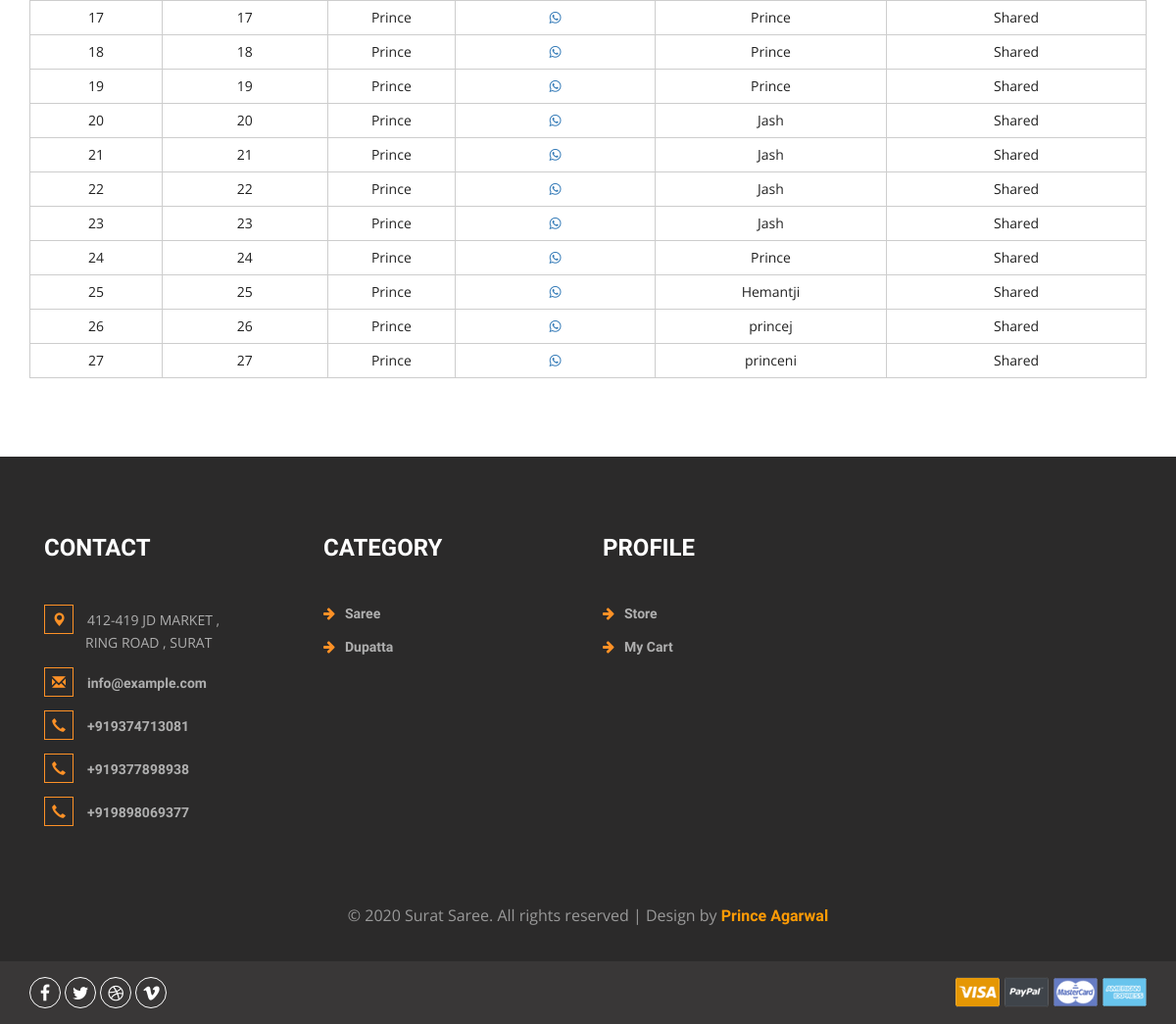
The page /api/share-list/ (signed in, lower part) on the database as committed earlier.
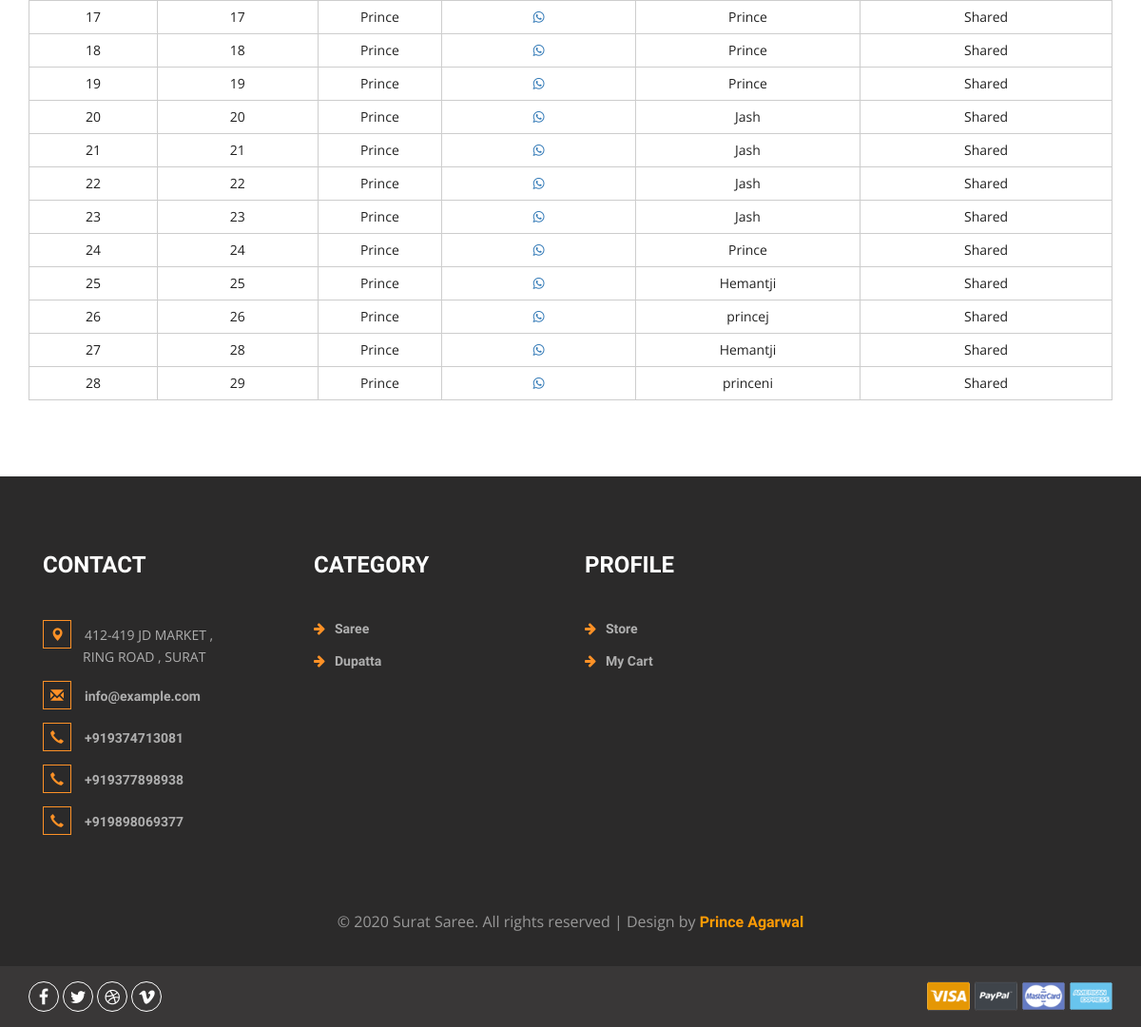
The same page on the database as committed later.
### core/models.py (models this page shows, shortened)
class Sharelist(models.Model):
    share = models.ForeignKey(to = Share , on_delete= models.CASCADE , blank = True, null = True)
    slug = models.SlugField(max_length=8,default="12345678", unique = True)
    url = models.URLField()
    created_by = models.ForeignKey(settings.AUTH_USER_MODEL,
                             on_delete=models.CASCADE, related_name="Created_by")
    shared_user = models.ForeignKey(settings.AUTH_USER_MODEL,
                             on_delete=models.CASCADE, related_name="shared_to")
    timestamp = models.DateTimeField(auto_now_add=True)
    def __str__(self):
        return self.shared_user.username

class Share(models.Model):
    user = models.ForeignKey(settings.AUTH_USER_MODEL,
                             on_delete=models.CASCADE)
    ref_code = models.CharField(max_length=20, blank=True, null=True)
    items = models.ManyToManyField(SharedItem)
    start_date = models.DateTimeField(auto_now_add=True)
    shared_date = models.DateTimeField()
    end_date = models.DateTimeField(null=True)
    shared = models.BooleanField(default=False)
    def __str__(self):
        return self.user.username

class Category(models.Model):
    name = models.CharField(max_length=200)
    slug = models.SlugField()
    parent = models.ForeignKey('self',blank=True, null=True ,related_name='children',on_delete= models.CASCADE)
    class Meta:
        unique_together = ('slug', 'parent',)
        verbose_name_plural = "categories"
    def __str__(self):
        full_path = [self.name]
        k = self.parent
        while k is not None:
            full_path.append(k.name)
            k = k.parent
        return ' -> '.join(full_path[::-1])

### core/api/views.py (the view)
# urls.py: path('share-list/', SharelistAPI.as_view(), name='share-list'),
class SharelistAPI(RetrieveAPIView):
    serializer_class = ShareSerializer
    permission_classes = (IsAuthenticated,)
    def get(self, *args, **kwargs):
        try:
            share = Sharelist.objects.filter(created_by=self.request.user)
            print(share)
            context = {
                'share_list':1,
                'object': share
            }
            return render(self.request, 'core/checkout.html', context)
        except ObjectDoesNotExist:
            return redirect("/")

### Cashbackclick/context_processor.py (called while the page is built)
def add_variable_to_context(request):
    csrf_token = django.middleware.csrf.get_token(request)
    return {
        'csrf_token':csrf_token,
        'category_list': Category.objects.all()
    }

def add_form_to_context(request):
    return {
        'loginform': SignInViaUsernameForm
    }

def present_order(request):
    try:
        if request.user.is_authenticated:
            Present_order = Order.objects.get(user = request.user, ordered = False)
            return {
                'present_order': Present_order
            }
        else:
            return {
            'present_order': 0
            }
    except Order.DoesNotExist:
        return {
            'present_order': 0
        }

### core/templates/core/checkout.html (shortened to what this page needs)
{% extends 'layouts/default/page.html' %}
{% load static %}
{% block content %}
	<div class="checkout">
		<div class="container">
			<div class="checkout-right">
				{% if dispatch %}
				<table class="timetable_sub">
					<thead>
						<tr>
							<th>SL No.</th>
							<th>Order_id</th>
							<th>Order_date</th>
							<th>Order From</th>
							<th>Price</th>
							<th>Remove</th>
						</tr>
					</thead>
					{% for item in object %}
					<tr class="rem{{forloop.counter}}">
						<td class="invert">{{forloop.counter}}</td>
						<td class="invert" id = "product{{item.item.id}}">{{item.id}}</td>
						<td class="invert">{{item.ordered_date}}</td>
						<td class="invert">{{ item.user}}</td>
						<td class="invert" id="price{{item.item.id}}">{{ item.get_total }}</td>
						<td class="invert">
								{% if item.dispatched %}
								<a href="{% url 'generate_invoice_pdf' item.id %}"> Dispatch Challan </a>
								{% else %}
								<a href="{% url 'dispatch-order' item.id %}"> Dispatch </a>
								{% endif %}
						</td>
					</tr>
					{% endfor %}
				</table>
				{% elif share_list %}
				<table class="timetable_sub">
					{% for item in object %}
					{% if item.url %}
					<tr class="rem{{forloop.counter}}">
						<td class="invert">{{forloop.counter}}</td>
						<td class="invert">{{item.id}}</td>
						<td class="invert">{{item.share}}</td>
						<td class="invert"><a href="whatsapp://send?text={{ item.url}}" data-action="share/whatsapp/share"><i class="fa fa-whatsapp" aria-hidden="true"></i></a></td>
						<td class="invert">{{ item.shared_user }}</td>
						<td class="invert">
							{% if item.share.shared %}
							Shared
							{% endif %}
						</td>
					</tr>
					{% endif %}
					{% endfor %}
				</table>
			{% endif %}
		</div>
	</div>
			</div>
{% endblock %}
{% block footer_scripts %}
<link href="css/skdslider.css" rel="stylesheet">
{% endblock %}

### content/templates/layouts/default/page.html (shortened to what this page needs)
{% load static %}
<!DOCTYPE html>
<html>
<head>
<link href="{% static 'css/bootstrap.css' %}" rel="stylesheet" type="text/css" media="all" />
<link href="{% static 'css/style.css' %}" rel="stylesheet" type="text/css" media="all" />
<link href="{% static 'css/font-awesome.css' %}" rel="stylesheet">
<link href="{% static 'select2/dist/css/select2.min.css' %}" rel="stylesheet" />
</head>
<body>
{% if request.user.is_authenticated %}
{% if user_valid %}
    {% block content %}{% endblock %}
{% endif %}
{% endif %}
<div class="footer">
    <div class="container">
        <div class="w3_footer_grids">
            <div class="col-md-3 w3_footer_grid">
                <h3>Contact</h3>
                <ul class="address">
                    <li><i class="glyphicon glyphicon-map-marker" aria-hidden="true"></i>412-419 JD MARKET , <span> RING ROAD , SURAT</span></li>
                    <li><i class="glyphicon glyphicon-envelope" aria-hidden="true"></i><a href="mailto:info@example.com">info@example.com</a></li>
                    <li><i class="glyphicon glyphicon-earphone" aria-hidden="true"></i><a href="tel:+919374713081">+919374713081</a></li>
                    <li><i class="glyphicon glyphicon-earphone" aria-hidden="true"></i><a href="tel:+919377898938">+919377898938</a></li>
                    <li><i class="glyphicon glyphicon-earphone" aria-hidden="true"></i><a href="tel:+919898069377">+919898069377</a></li>
                </ul>
            </div>
            {% if request.user.is_authenticated %}
            <div class="col-md-3 w3_footer_grid">
                <h3>Category</h3>
                <ul class="info">
									{% for category in category_list %}
									{% if category.parent %}
									{% else %}
									{% if category.children %}
                                    <li><i class="fa fa-arrow-right" aria-hidden="true"></i><a href="{% url 'category-page' category.id %}">{{category.name}}</a></li>
									{% else %}
									<li><a href="{% url 'category-page' category.id %}">{{category.name}}</a></li>
									{% endif %}
									{% endif %}
									{% endfor %}
                    </ul>
            </div>
            <div class="col-md-3 w3_footer_grid">
                <h3>Profile</h3>
                <ul class="info">
                    <li><i class="fa fa-arrow-right" aria-hidden="true"></i><a href="{% url 'product-list' %}">Store</a></li>
                    {% if present_order %}
                    <li><i class="fa fa-arrow-right" aria-hidden="true"></i><a href="{% url 'order-summary' present_order.id %}">My Cart</a></li>
                   {% endif %}
                </ul>
            </div>
            {% endif %}
            <div class="clearfix"> </div>
        </div>
    </div>
    <div class="footer-copy">
        <div class="container">
            <p>© 2020 Surat Saree. All rights reserved | Design by <a href="http://w3layouts.com/">Prince Agarwal</a></p>
        </div>
    </div>
</div>
<div class="footer-botm">
        <div class="container">
            <div class="w3layouts-foot">
                <ul>
                    <li><a href="#" class="w3_agile_facebook"><i class="fa fa-facebook" aria-hidden="true"></i></a></li>
                    <li><a href="#" class="agile_twitter"><i class="fa fa-twitter" aria-hidden="true"></i></a></li>
                    <li><a href="#" class="w3_agile_dribble"><i class="fa fa-dribbble" aria-hidden="true"></i></a></li>
                    <li><a href="#" class="w3_agile_vimeo"><i class="fa fa-vimeo" aria-hidden="true"></i></a></li>
                </ul>
            </div>
            <div class="payment-w3ls">
                <img src="{% static 'images/card.png' %}" alt=" " class="img-responsive">
            </div>
            <div class="clearfix"> </div>
        </div>
    </div>
<link href="{% static 'css/skdslider.css' %}" rel="stylesheet">
{% block footer_scripts %}
{% endblock footer_scripts %}
</body>
</html>

Rows that differ between the two databases and show on the page:
removed Sharelist: id "27", share "Prince", shared_user "princeni", shows "Shared"
added Sharelist: id "28", share "Prince", shared_user "Hemantji", shows "Shared"
added Sharelist: id "29", share "Prince", shared_user "princeni", shows "Shared"
